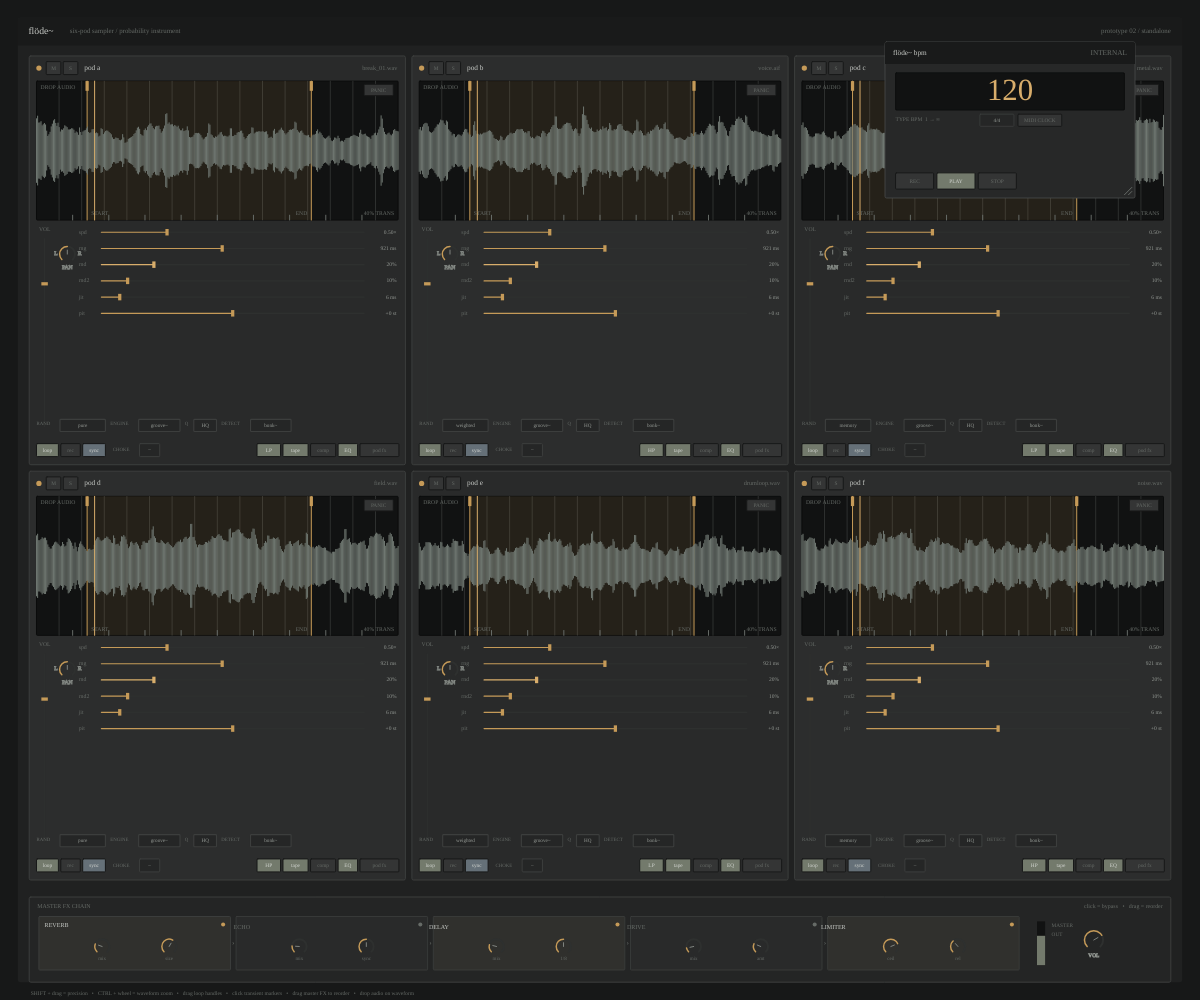
Frame 1 (no input)
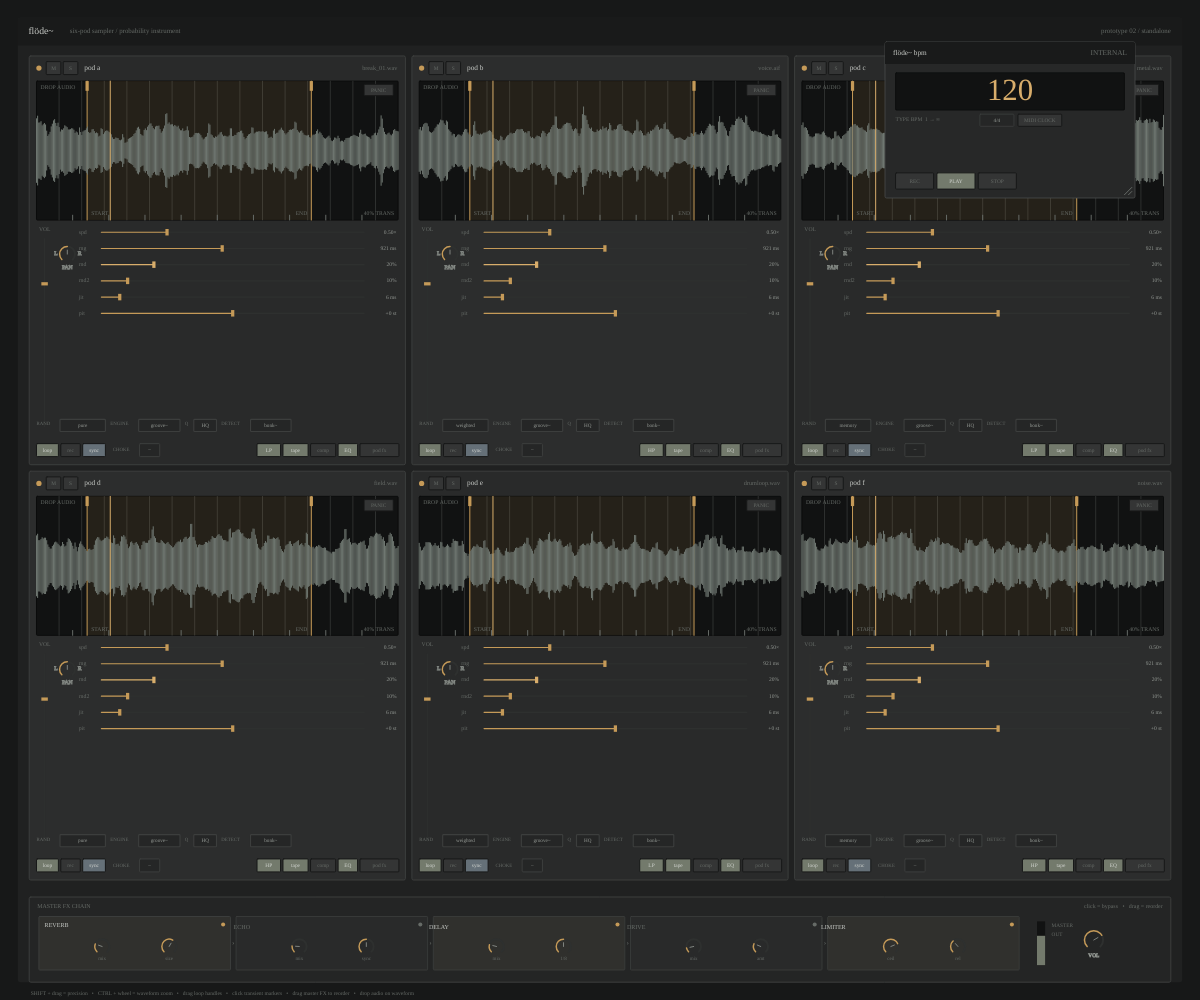
Frame 60 (no input)
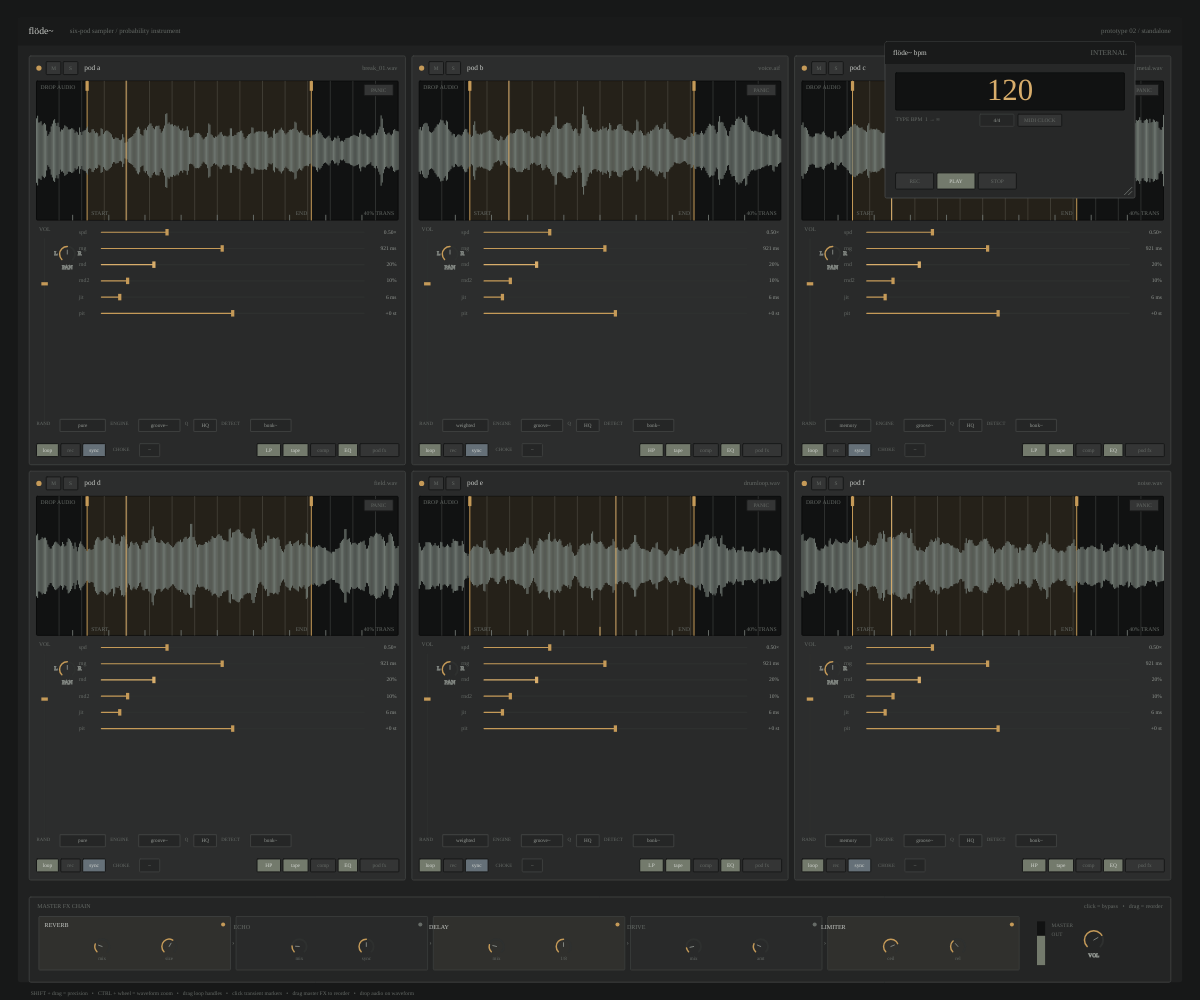
Frame 120 (the mouse pressed at the canvas centre since frame 60)

The p5.js sketch that drew these frames (run headless with seeded random() and noise() and a simulated clock; from frame 60 on, the mouse is pressed at the canvas centre):

// p5.js sketch
// ── sketch.js
// flöde~ — p5.js concept prototype
// UI/UX visual representation of the confirmed six-pod Max/MSP instrument.
// No DSP is implemented here; dropped audio is decoded only to draw real waveforms.

const C={
  bg:'#171818',app:'#202121',title:'#191a1a',pod:'#292a2a',pod2:'#2c2d2d',
  inset:'#111212',line:'#3c3e3d',line2:'#2e302f',text:'#c8cbc7',text2:'#949994',
  text3:'#666b67',amber:'#c59a58',amber2:'#d8ad6b',olive:'#737a6c',red:'#865e55',
  blue:'#657078',wave:'#adb5ae',waveDim:'#6f7771'
};
const TIMESIGS=['4/4','3/4','2/4','6/8','5/4','7/8','9/8','12/8','2/2','5/8'];
const RANDOM_MODES=['pure','weighted','memory'];
const ENGINES=['groove~','play~'];
const QUALITY=['HQ','LO'];
const DETECT=['bonk~','sigmund~'];
const CHOKES=['–','A','B','C','D','E'];

let pods=[], bpmWin, masterFX, cvs, uiScale=1, activeDrag=null;

function setup(){
  cvs=createCanvas(windowWidth,windowHeight);
  pixelDensity(Math.min(2,window.devicePixelRatio||1));
  textFont('Helvetica Neue, Helvetica, Arial, sans-serif');
  for(let i=0;i<6;i++) pods.push(new Pod(i));
  bpmWin=new BPMWindow();
  masterFX=new MasterFXChain();
  cvs.drop(handleDroppedFile);
}

function draw(){
  background(C.bg); computeScale(); drawMainWindow();
  pods.forEach(p=>{p.layout();p.draw();});
  masterFX.layout(); masterFX.draw();
  bpmWin.draw(); drawFooter();
}

function computeScale(){uiScale=constrain(Math.min(width/1480,height/900),.72,1.25)}
function S(v){return v*uiScale}

function drawMainWindow(){
  const x=S(22),y=S(22),w=width-S(44),h=height-S(44);
  noStroke();fill(C.app);rect(x,y,w,h,S(3));
  fill(C.title);rect(x,y,w,S(34),S(3),S(3),0,0);
  fill(C.text);textSize(S(12));textAlign(LEFT,CENTER);text('flöde~',x+S(13),y+S(17));
  fill(C.text3);textSize(S(8.5));text('six-pod sampler / probability instrument',x+S(64),y+S(17));
  textAlign(RIGHT,CENTER);text('prototype 02 / standalone',x+w-S(14),y+S(17));
  textAlign(LEFT,BASELINE);
}

class Pod{
  constructor(i){
    this.i=i; this.letter=String.fromCharCode(97+i);
    this.sampleName=['break_01.wav','voice.aif','metal.wav','field.wav','drumloop.wav','noise.wav'][i];
    this.mute=false;this.solo=false;this.loop=true;this.rec=false;this.sync=true;this.fxOpen=false;
    this.filterOn=true;this.filterMode=i%2?'HP':'LP';this.satOn=true;this.compOn=false;this.eqOn=true;
    this.randomMode=RANDOM_MODES[i%3];this.engine='groove~';this.quality='HQ';this.detect='bonk~';this.choke='–';
    this.values={vol:.76,pan:0,spd:.25,rng:.46,rnd:.20,rnd2:.10,jit:.07,pit:.50,trans:.40,
      fadeIn:.10,fadeOut:.10,filter:.58,sat:.26,comp:.20,eqLow:.5,eqMid:.5,eqHigh:.5};
    this.zoom=1;this.loopStart=.14;this.loopEnd=.76;this.playhead=.16;this.seed=900+i*101;
    this.wave=this.syntheticWave();this.actualWave=false;this.selectedTransient=-1;
  }
  syntheticWave(){
    randomSeed(this.seed);noiseSeed(this.seed);let a=[];
    for(let i=0;i<320;i++){
      let env=.2+.75*noise(i*.027+this.i*2.7), detail=.25+.75*noise(i*.19+this.i*9.2);
      let tr=(i%(19+(this.i%4)*5)<2)?1.35:1;a.push(constrain(env*detail*tr,.04,1));
    } return a;
  }
  layout(){
    const m=S(36),top=S(69),gap=S(8),masterH=S(116),totalW=width-m*2;
    this.w=(totalW-gap*2)/3; const bottomTop=height-S(22)-masterH;
    const avail=bottomTop-top-S(10); this.h=(avail-gap)/2;
    const col=this.i%3,row=floor(this.i/3); this.x=m+col*(this.w+gap);this.y=top+row*(this.h+gap);
  }
  draw(){
    fill(this.i%2?C.pod2:C.pod);stroke(C.line);strokeWeight(1);rect(this.x,this.y,this.w,this.h,S(2));
    this.header();this.waveform();this.mixer();this.core();this.modes();this.fxStrip();if(this.fxOpen)this.fxDrawer();
  }
  header(){
    let y=this.y+S(7);noStroke();fill(C.amber);circle(this.x+S(12),y+S(8),S(6.5));
    miniButton(this.x+S(21),y,S(18),S(16),'M',this.mute,C.red);
    miniButton(this.x+S(42),y,S(18),S(16),'S',this.solo,C.olive);
    fill(C.text);textSize(S(9));textAlign(LEFT,CENTER);text('pod '+this.letter,this.x+S(68),y+S(8));
    fill(C.text3);textSize(S(7.7));textAlign(RIGHT,CENTER);text(this.sampleName,this.x+this.w-S(10),y+S(8));
    textAlign(LEFT,BASELINE);
  }
  waveRect(){return{x:this.x+S(9),y:this.y+S(31),w:this.w-S(18),h:max(S(78),this.h*.34)}}
  waveform(){
    const r=this.waveRect();fill(C.inset);stroke('#0b0c0c');rect(r.x,r.y,r.w,r.h,S(1));
    stroke(C.line2);strokeWeight(1);let grid=this.sync?16:8;
    for(let i=1;i<grid;i++){let gx=r.x+i/grid*r.w;line(gx,r.y,gx,r.y+r.h)}
    noStroke();fill(197,154,88,28);let lx=r.x+this.loopStart*r.w,lw=(this.loopEnd-this.loopStart)*r.w;rect(lx,r.y,lw,r.h);
    stroke(C.amber);line(lx,r.y,lx,r.y+r.h);line(lx+lw,r.y,lx+lw,r.y+r.h);
    noStroke();fill(C.amber);rect(lx-S(2),r.y,S(4),S(12));rect(lx+lw-S(2),r.y,S(4),S(12));
    let mid=r.y+r.h/2;stroke(this.actualWave?C.wave:C.waveDim);
    for(let i=0;i<this.wave.length;i++){let xx=r.x+i/(this.wave.length-1)*r.w,amp=this.wave[i]*r.h*.42;line(xx,mid-amp,xx,mid+amp)}
    if(!this.mute){let speedNorm=map(this.values.spd,0,1,.35,2.4);this.playhead+=.00085*speedNorm*(this.sync?1:.91);if(this.playhead>this.loopEnd)this.playhead=this.loopStart}
    let ph=r.x+this.playhead*r.w;stroke(C.amber2);line(ph,r.y,ph,r.y+r.h);
    let markers=max(1,floor(2+this.values.trans*22));
    for(let i=1;i<markers;i++){let mx=r.x+i/markers*r.w;stroke(i===this.selectedTransient?C.amber2:C.text3);line(mx,r.y+r.h-S(i===this.selectedTransient?10:6),mx,r.y+r.h)}
    noStroke();fill(C.text3);textSize(S(7));textAlign(LEFT,TOP);text(this.actualWave?'FILE':'DROP AUDIO',r.x+S(5),r.y+S(4));
    textAlign(RIGHT,BOTTOM);text(round(this.values.trans*100)+'% TRANS',r.x+r.w-S(5),r.y+r.h-S(4));
    textAlign(LEFT,BOTTOM);text('START',lx+S(5),r.y+r.h-S(4));textAlign(RIGHT,BOTTOM);text('END',lx+lw-S(5),r.y+r.h-S(4));
    textAlign(LEFT,BASELINE);miniButton(r.x+r.w-S(42),r.y+S(4),S(36),S(14),'PANIC',false,C.red);
  }
  mixer(){
    const w=this.waveRect(),x=this.x+S(12),y=w.y+w.h+S(13),usable=this.h-(y-this.y)-S(57);
    fill(C.text3);noStroke();textSize(S(7));text('VOL',x,y);
    let sx=x+S(7),sy=y+S(10),sh=max(S(48),usable);stroke(C.line2);line(sx,sy,sx,sy+sh);
    let hy=sy+sh*(1-this.values.vol);noStroke();fill(C.amber);rect(sx-S(4),hy-S(2),S(8),S(4));
    let kx=x+S(35),ky=sy+S(19);drawKnob(kx,ky,S(19),this.values.pan,-1,1);
    fill(C.text3);textSize(S(7));textAlign(CENTER,TOP);text('PAN',kx,ky+S(13));textAlign(LEFT,BASELINE);
    fill(C.text3);text('L',kx-S(16),ky+S(1));text('R',kx+S(13),ky+S(1));
  }
  core(){
    const w=this.waveRect(),x=this.x+S(61),y=w.y+w.h+S(12),labelW=S(28),cw=this.w-(x-this.x)-S(11),row=S(20);
    const data=[['spd','spd',speedLabel(this.values.spd)],['rng','rng',round(map(this.values.rng,0,1,1,2000))+' ms'],
      ['rnd','rnd',round(this.values.rnd*100)+'%'],['rnd2','rnd2',round(this.values.rnd2*100)+'%'],
      ['jit','jit',round(map(this.values.jit,0,1,0,80))+' ms'],['pit','pit',pitchLabel(this.values.pit)]];
    for(let i=0;i<data.length;i++){let yy=y+i*row;if(yy>this.y+this.h-S(62))break;
      fill(C.text3);noStroke();textSize(S(7.2));textAlign(LEFT,CENTER);text(data[i][0],x,yy+S(3));
      drawSlider(x+labelW,yy,cw-labelW-S(40),this.values[data[i][1]],data[i][1]==='rnd');
      fill(C.text2);textAlign(RIGHT,CENTER);textSize(S(6.8));text(data[i][2],x+cw,yy+S(3));}
    textAlign(LEFT,BASELINE);
  }
  modes(){
    let y=this.y+this.h-S(50),x=this.x+S(9);tinyLabel(x,y,'RAND');cycleBox(x+S(29),y-S(6),S(56),S(15),this.randomMode);
    tinyLabel(x+S(91),y,'ENGINE');cycleBox(x+S(126),y-S(6),S(51),S(15),this.engine);
    tinyLabel(x+S(183),y,'Q');cycleBox(x+S(194),y-S(6),S(28),S(15),this.quality);
    let dx=x+S(228);if(dx+S(95)<this.x+this.w-S(8)){tinyLabel(dx,y,'DETECT');cycleBox(dx+S(36),y-S(6),S(50),S(15),this.detect)}
  }
  fxStrip(){
    let y=this.y+this.h-S(26),x=this.x+S(9);miniButton(x,y,S(27),S(16),'loop',this.loop,C.olive);
    miniButton(x+S(30),y,S(24),S(16),'rec',this.rec,C.red);miniButton(x+S(57),y,S(28),S(16),this.sync?'sync':'free',this.sync,C.blue);
    tinyLabel(x+S(94),y+S(8),'CHOKE');cycleBox(x+S(127),y,S(25),S(16),this.choke);
    let fxX=this.x+this.w-S(183);miniButton(fxX,y,S(29),S(16),this.filterMode,this.filterOn,C.olive);
    miniButton(fxX+S(32),y,S(31),S(16),'tape',this.satOn,C.olive);miniButton(fxX+S(66),y,S(31),S(16),'comp',this.compOn,C.olive);
    miniButton(fxX+S(100),y,S(24),S(16),'EQ',this.eqOn,C.olive);miniButton(fxX+S(127),y,S(48),S(16),this.fxOpen?'close fx':'pod fx',this.fxOpen,C.amber);
  }
  fxDrawer(){
    let x=this.x+S(7),y=this.y+this.h-S(110),w=this.w-S(14),h=S(78);
    fill('#212222');stroke(C.line);rect(x,y,w,h,S(1));
    fill(C.text3);noStroke();textSize(S(6.2));textAlign(LEFT,CENTER);text('POD FX',x+S(7),y+S(10));

    // One continuous hardware-style strip, not separate cards.
    stroke(C.line2);line(x+S(7),y+S(18),x+w-S(7),y+S(18));
    let names=[['CUT',this.values.filter],['TAPE',this.values.sat],['COMP',this.values.comp],['LOW',this.values.eqLow],['MID',this.values.eqMid],['HIGH',this.values.eqHigh]];
    for(let i=0;i<names.length;i++){
      let cx=x+S(31)+i*((w-S(62))/5);
      drawKnob(cx,y+S(42),S(21),names[i][1],0,1);
      fill(C.text3);noStroke();textSize(S(6.1));textAlign(CENTER,TOP);text(names[i][0],cx,y+S(56));
      if(i<names.length-1){stroke(C.line2);line(cx+(w-S(62))/10,y+S(25),cx+(w-S(62))/10,y+h-S(8))}
    }
    textAlign(LEFT,BASELINE);
  }
  press(mx,my){
    let hy=this.y+S(7);if(hit(mx,my,this.x+S(21),hy,S(18),S(16))){this.mute=!this.mute;return true}
    if(hit(mx,my,this.x+S(42),hy,S(18),S(16))){this.solo=!this.solo;return true}
    const w=this.waveRect();if(hit(mx,my,w.x,w.y,w.w,w.h)){
      if(hit(mx,my,w.x+w.w-S(46),w.y+S(1),S(44),S(18))){this.panic();return true}
      const ls=w.x+this.loopStart*w.w, le=w.x+this.loopEnd*w.w;
      if(abs(mx-ls)<S(8)){activeDrag={type:'loopStart',pod:this};return true}
      if(abs(mx-le)<S(8)){activeDrag={type:'loopEnd',pod:this};return true}

      const markers=max(1,floor(2+this.values.trans*22));
      let nearest=-1,nearestD=999999;
      for(let i=1;i<markers;i++){let tx=w.x+i/markers*w.w,d=abs(mx-tx);if(d<nearestD){nearest=i;nearestD=d}}
      if(nearestD<S(7)){this.selectedTransient=nearest;this.playhead=nearest/markers;return true}

      this.selectedTransient=-1;
      this.playhead=constrain((mx-w.x)/w.w,0,1);return true}
    const cx=this.x+S(61),cy=w.y+w.h+S(12),row=S(20),labelW=S(28),cw=this.w-(cx-this.x)-S(11),keys=['spd','rng','rnd','rnd2','jit','pit'];
    for(let i=0;i<keys.length;i++){let sx=cx+labelW,sy=cy+i*row,sw=cw-labelW-S(40);if(hit(mx,my,sx,sy-S(5),sw,S(12))){activeDrag={type:'slider',pod:this,key:keys[i],x:sx,w:sw,startMouse:mx,startVal:this.values[keys[i]]};this.dragSlider(mx);return true}}
    const mixX=this.x+S(12),mixY=w.y+w.h+S(13),sy=mixY+S(10),sh=max(S(48),this.h-(mixY-this.y)-S(57));
    if(hit(mx,my,mixX,sy-S(5),S(18),sh+S(10))){activeDrag={type:'vol',pod:this,y:sy,h:sh,startMouse:my,startVal:this.values.vol};this.dragVol(my);return true}
    if(dist(mx,my,mixX+S(35),sy+S(19))<S(18)){activeDrag={type:'pan',pod:this,startMouse:my,startVal:this.values.pan};return true}
    let my0=this.y+this.h-S(56),mx0=this.x+S(9);if(hit(mx,my,mx0+S(29),my0,S(56),S(18))){this.randomMode=nextIn(RANDOM_MODES,this.randomMode);return true}
    if(hit(mx,my,mx0+S(126),my0,S(51),S(18))){this.engine=nextIn(ENGINES,this.engine);return true}
    if(hit(mx,my,mx0+S(194),my0,S(28),S(18))){this.quality=nextIn(QUALITY,this.quality);return true}
    let dx=mx0+S(228);if(hit(mx,my,dx+S(36),my0,S(50),S(18))){this.detect=nextIn(DETECT,this.detect);return true}
    let by=this.y+this.h-S(26),bx=this.x+S(9);if(hit(mx,my,bx,by,S(27),S(16))){this.loop=!this.loop;return true}
    if(hit(mx,my,bx+S(30),by,S(24),S(16))){this.rec=!this.rec;return true}
    if(hit(mx,my,bx+S(57),by,S(28),S(16))){this.sync=!this.sync;return true}
    if(hit(mx,my,bx+S(127),by,S(25),S(16))){this.choke=nextIn(CHOKES,this.choke);return true}
    let fxX=this.x+this.w-S(183);if(hit(mx,my,fxX,by,S(29),S(16))){this.filterMode=this.filterMode==='LP'?'HP':'LP';this.filterOn=true;return true}
    if(hit(mx,my,fxX+S(32),by,S(31),S(16))){this.satOn=!this.satOn;return true}
    if(hit(mx,my,fxX+S(66),by,S(31),S(16))){this.compOn=!this.compOn;return true}
    if(hit(mx,my,fxX+S(100),by,S(24),S(16))){this.eqOn=!this.eqOn;return true}
    if(hit(mx,my,fxX+S(127),by,S(48),S(16))){this.fxOpen=!this.fxOpen;return true}
    return false;
  }
  dragSlider(mx){let d=activeDrag;if(!d||d.pod!==this)return;let precision=keyIsDown(SHIFT);this.values[d.key]=precision?constrain(d.startVal+(mx-d.startMouse)/d.w*.15,0,1):constrain((mx-d.x)/d.w,0,1)}
  dragVol(my){let d=activeDrag;if(!d||d.pod!==this)return;let precision=keyIsDown(SHIFT);this.values.vol=precision?constrain(d.startVal+(d.startMouse-my)/d.h*.15,0,1):constrain(1-(my-d.y)/d.h,0,1)}
  drag(mx,my){
    let d=activeDrag;if(!d||d.pod!==this)return;
    if(d.type==='slider')this.dragSlider(mx);
    if(d.type==='vol')this.dragVol(my);
    if(d.type==='pan'){let precision=keyIsDown(SHIFT),sens=precision?.002:.01;this.values.pan=constrain(d.startVal+(d.startMouse-my)*sens,-1,1)}
    if(d.type==='loopStart'){let r=this.waveRect();this.loopStart=constrain((mx-r.x)/r.w,0,this.loopEnd-.01);this.playhead=max(this.playhead,this.loopStart)}
    if(d.type==='loopEnd'){let r=this.waveRect();this.loopEnd=constrain((mx-r.x)/r.w,this.loopStart+.01,1);this.playhead=min(this.playhead,this.loopEnd)}
  }
  panic(){this.loop=true;this.filterOn=this.satOn=this.compOn=this.eqOn=false;this.values.filter=.5;this.values.sat=0;this.values.comp=0;this.values.eqLow=this.values.eqMid=this.values.eqHigh=.5;this.playhead=constrain(ceil(this.playhead*16)/16,this.loopStart,this.loopEnd)}
  zoomWave(delta){this.zoom=constrain(this.zoom*(delta<0?1.13:.885),.5,12)}
}

class BPMWindow{
  constructor(){this.x=width-S(315);this.y=S(42);this.w=S(250);this.h=S(156);this.bpm='120';this.play=true;this.rec=false;this.external=false;this.timesig='4/4';this.editing=false;this.dragging=false;this.resizing=false}
  draw(){
    this.w=max(S(190),this.w);this.h=max(S(142),this.h);fill('#272828');stroke('#4a4c4b');rect(this.x,this.y,this.w,this.h,S(2));
    fill(C.title);noStroke();rect(this.x,this.y,this.w,S(27),S(2),S(2),0,0);fill(C.text);textSize(S(9));textAlign(LEFT,CENTER);text('flöde~ bpm',this.x+S(10),this.y+S(13.5));
    fill(C.text3);textAlign(RIGHT,CENTER);text(this.external?'EXT MIDI':'INTERNAL',this.x+this.w-S(10),this.y+S(13.5));
    let nx=this.x+S(13),ny=this.y+S(38),nw=this.w-S(26),nh=S(46);fill(C.inset);stroke('#0c0d0d');rect(nx,ny,nw,nh,S(1));
    fill(C.amber2);noStroke();textAlign(CENTER,CENTER);textSize(constrain(this.w*.125,S(23),S(38)));text(this.editing&&this.bpm===''?'|':this.bpm,nx+nw/2,ny+nh/2+S(1));
    fill(C.text3);textSize(S(6.8));textAlign(LEFT,CENTER);text('TYPE BPM  1 → ∞',nx,ny+nh+S(12));cycleBox(nx+S(104),ny+nh+S(5),S(42),S(15),this.timesig);miniButton(nx+S(151),ny+nh+S(5),S(54),S(15),'MIDI CLOCK',this.external,C.blue);
    let by=this.y+this.h-S(31);miniButton(this.x+S(13),by,S(47),S(20),'REC',this.rec,C.red);miniButton(this.x+S(64),by,S(47),S(20),'PLAY',this.play,C.olive);miniButton(this.x+S(115),by,S(47),S(20),'STOP',!this.play,C.red);
    stroke(C.text3);line(this.x+this.w-S(13),this.y+this.h-S(4),this.x+this.w-S(4),this.y+this.h-S(13));line(this.x+this.w-S(8),this.y+this.h-S(4),this.x+this.w-S(4),this.y+this.h-S(8));textAlign(LEFT,BASELINE);
  }
  press(mx,my){
    if(dist(mx,my,this.x+this.w,this.y+this.h)<S(20)){this.resizing=true;return true}
    if(hit(mx,my,this.x,this.y,this.w,S(27))){this.dragging=true;this.dx=mx-this.x;this.dy=my-this.y;return true}
    let nx=this.x+S(13),ny=this.y+S(38),nw=this.w-S(26),nh=S(46);if(hit(mx,my,nx,ny,nw,nh)){this.editing=true;this.bpm='';return true}
    if(hit(mx,my,nx+S(104),ny+nh+S(5),S(42),S(15))){this.timesig=nextIn(TIMESIGS,this.timesig);return true}
    if(hit(mx,my,nx+S(151),ny+nh+S(5),S(54),S(15))){this.external=!this.external;return true}
    let by=this.y+this.h-S(31);if(hit(mx,my,this.x+S(13),by,S(47),S(20))){this.rec=!this.rec;return true}
    if(hit(mx,my,this.x+S(64),by,S(47),S(20))){this.play=true;return true}
    if(hit(mx,my,this.x+S(115),by,S(47),S(20))){this.play=false;return true}return false;
  }
  drag(mx,my){if(this.dragging){this.x=mx-this.dx;this.y=my-this.dy}if(this.resizing){this.w=max(S(190),mx-this.x);this.h=max(S(142),my-this.y)}}
  release(){this.dragging=false;this.resizing=false}
}

class MasterFXChain{
  constructor(){this.modules=[
    {name:'REVERB',on:true,a:'mix',av:.24,b:'size',bv:.61},{name:'ECHO',on:false,a:'mix',av:.18,b:'sync',bv:.5},
    {name:'DELAY',on:true,a:'mix',av:.22,b:'1/8',bv:.5},{name:'DRIVE',on:false,a:'mix',av:.12,b:'amt',bv:.25},{name:'LIMITER',on:true,a:'ceil',av:.75,b:'rel',bv:.35}
  ];this.dragIndex=-1;this.dragX=0;this.dragging=false}
  layout(){this.x=S(36);this.h=S(105);this.y=height-S(22)-this.h;this.w=width-S(72)}
  draw(){
    fill('#242525');stroke(C.line);rect(this.x,this.y,this.w,this.h,S(2));fill(C.text3);noStroke();textSize(S(7.3));text('MASTER FX CHAIN',this.x+S(10),this.y+S(14));
    textAlign(RIGHT,BASELINE);text('click = bypass   •   drag = reorder',this.x+this.w-S(10),this.y+S(14));textAlign(LEFT,BASELINE);
    let sx=this.x+S(12),yy=this.y+S(24),gap=S(7),transportW=S(175),avail=this.w-S(24)-transportW,mw=(avail-gap*4)/5;
    for(let i=0;i<this.modules.length;i++){
      let mx=sx+i*(mw+gap);
      this.module(this.modules[i],mx,yy,mw,S(66),i===this.dragIndex&&this.dragging);
      if(i<this.modules.length-1){fill(C.text3);noStroke();textSize(S(9));textAlign(CENTER,CENTER);text('›',mx+mw+gap/2,yy+S(33))}
    }
    textAlign(LEFT,BASELINE);
    let tx=this.x+this.w-transportW+S(10);drawVerticalMeter(tx,this.y+S(30),S(10),S(54),.67);fill(C.text3);noStroke();textSize(S(6.5));text('MASTER',tx+S(18),this.y+S(37));text('OUT',tx+S(18),this.y+S(48));drawKnob(tx+S(70),this.y+S(53),S(23),.72,0,1);textAlign(CENTER,TOP);text('VOL',tx+S(70),this.y+S(69));textAlign(LEFT,BASELINE)
  }
  module(m,x,y,w,h,dragging=false){fill(dragging?'#393832':(m.on?'#30302d':'#292a2a'));stroke(C.line);rect(x,y,w,h,S(1));noStroke();fill(m.on?C.text:C.text3);textSize(S(7.5));text(m.name,x+S(7),y+S(13));fill(m.on?C.amber:C.text3);circle(x+w-S(9),y+S(10),S(5));drawKnob(x+w*.33,y+S(37),S(18),m.av,0,1);drawKnob(x+w*.68,y+S(37),S(18),m.bv,0,1);fill(C.text3);noStroke();textSize(S(6.2));textAlign(CENTER,TOP);text(m.a,x+w*.33,y+S(49));text(m.b,x+w*.68,y+S(49));textAlign(LEFT,BASELINE)}
  press(mx,my){
    let sx=this.x+S(12),yy=this.y+S(24),gap=S(7),transportW=S(175),avail=this.w-S(24)-transportW,mw=(avail-gap*4)/5;
    for(let i=0;i<this.modules.length;i++){
      let x=sx+i*(mw+gap);
      if(hit(mx,my,x,yy,mw,S(66))){
        this.dragIndex=i;this.dragX=mx;this.dragging=true;
        activeDrag={type:'masterFX',master:this,startX:mx,startIndex:i,mw:mw,gap:gap,sx:sx};
        return true;
      }
    }
    return false
  }
  drag(mx,my){
    if(!this.dragging||this.dragIndex<0)return;
    let d=activeDrag;if(!d||d.type!=='masterFX')return;
    let center=(mx-d.sx)/(d.mw+d.gap);
    let target=constrain(round(center-.5),0,this.modules.length-1);
    if(target!==this.dragIndex){
      let item=this.modules.splice(this.dragIndex,1)[0];
      this.modules.splice(target,0,item);
      this.dragIndex=target;
    }
  }
  release(mx,my){
    if(!this.dragging)return;
    // A near-stationary click toggles bypass; a real drag only reorders.
    let d=activeDrag;
    if(d&&d.type==='masterFX'&&abs(mx-d.startX)<S(5)&&this.dragIndex>=0){
      this.modules[this.dragIndex].on=!this.modules[this.dragIndex].on;
    }
    this.dragging=false;this.dragIndex=-1;
  }
}

function mousePressed(){if(bpmWin.press(mouseX,mouseY))return;for(const p of pods)if(p.press(mouseX,mouseY))return;masterFX.press(mouseX,mouseY)}
function mouseDragged(){bpmWin.drag(mouseX,mouseY);if(activeDrag?.pod)activeDrag.pod.drag(mouseX,mouseY);if(activeDrag?.type==='masterFX')masterFX.drag(mouseX,mouseY)}
function mouseReleased(){bpmWin.release();masterFX.release(mouseX,mouseY);activeDrag=null}
function mouseWheel(e){if(keyIsDown(CONTROL)){for(const p of pods){let r=p.waveRect();if(hit(mouseX,mouseY,r.x,r.y,r.w,r.h)){p.zoomWave(e.delta);return false}}}}
function keyTyped(){if(bpmWin.editing&&key>='0'&&key<='9'){bpmWin.bpm+=key;return false}}
function keyPressed(){if(bpmWin.editing){if(keyCode===BACKSPACE){bpmWin.bpm=bpmWin.bpm.slice(0,-1);return false}if(keyCode===ENTER){let n=parseInt(bpmWin.bpm,10);bpmWin.bpm=String(Number.isFinite(n)?max(1,n):120);bpmWin.editing=false;return false}if(keyCode===ESCAPE){if(bpmWin.bpm==='')bpmWin.bpm='120';bpmWin.editing=false;return false}}}
function windowResized(){resizeCanvas(windowWidth,windowHeight)}

function handleDroppedFile(file){let target=null;for(const p of pods){let r=p.waveRect();if(hit(mouseX,mouseY,r.x,r.y,r.w,r.h)){target=p;break}}if(!target)return;if(file.type!=='audio'){target.sampleName='not_audio';return}target.sampleName=file.name||'audio';decodeWave(file.file,target)}
function decodeWave(blob,pod){let reader=new FileReader();reader.onload=async e=>{try{let ctx=new(window.AudioContext||window.webkitAudioContext)(),buf=await ctx.decodeAudioData(e.target.result.slice(0)),data=buf.getChannelData(0),bins=320,step=max(1,floor(data.length/bins)),arr=[];for(let i=0;i<bins;i++){let peak=0,start=i*step,end=min(data.length,start+step);for(let j=start;j<end;j++)peak=max(peak,abs(data[j]));arr.push(constrain(peak,.01,1))}pod.wave=arr;pod.actualWave=true;ctx.close()}catch(err){console.warn(err)}};reader.readAsArrayBuffer(blob)}

function drawSlider(x,y,w,v,accent=false){stroke(C.line2);strokeWeight(S(1.4));line(x,y+S(3),x+w,y+S(3));stroke(accent?C.amber2:C.amber);line(x,y+S(3),x+w*v,y+S(3));noStroke();fill(accent?C.amber2:C.amber);rect(x+w*v-S(2),y-S(1),S(4),S(8))}
function drawKnob(x,y,d,value,min,max){let n=constrain(map(value,min,max,0,1),0,1);noFill();stroke(C.line2);strokeWeight(S(2.5));arc(x,y,d,d,radians(135),radians(405));stroke(C.amber);strokeWeight(S(1.8));arc(x,y,d,d,radians(135),lerp(radians(135),radians(405),n));let a=lerp(radians(135),radians(405),n);stroke(C.text2);strokeWeight(S(1));line(x,y,x+cos(a)*d*.26,y+sin(a)*d*.26)}
function drawVerticalMeter(x,y,w,h,v){fill(C.inset);noStroke();rect(x,y,w,h);fill(C.olive);rect(x,y+h*(1-v),w,h*v)}
function miniButton(x,y,w,h,label,active,col=C.olive){fill(active?col:'#343535');stroke('#171818');strokeWeight(1);rect(x,y,w,h,S(1));fill(active?'#d4d7d2':C.text3);noStroke();textAlign(CENTER,CENTER);textSize(S(6.6));text(label,x+w/2,y+h/2+S(.2));textAlign(LEFT,BASELINE)}
function cycleBox(x,y,w,h,label){fill('#252626');stroke(C.line);rect(x,y,w,h,S(1));fill(C.text2);noStroke();textAlign(CENTER,CENTER);textSize(S(6.4));let t=String(label);if(t.length>9)t=t.slice(0,9);text(t,x+w/2,y+h/2);textAlign(LEFT,BASELINE)}
function tinyLabel(x,y,label){fill(C.text3);noStroke();textSize(S(6));textAlign(LEFT,CENTER);text(label,x,y);textAlign(LEFT,BASELINE)}
function drawFooter(){fill(C.text3);noStroke();textSize(S(6.8));textAlign(LEFT,BOTTOM);text('SHIFT + drag = precision   •   CTRL + wheel = waveform zoom   •   drag loop handles   •   click transient markers   •   drag master FX to reorder   •   drop audio on waveform',S(38),height-S(5));textAlign(LEFT,BASELINE)}
function hit(mx,my,x,y,w,h){return mx>=x&&mx<=x+w&&my>=y&&my<=y+h}
function nextIn(arr,current){return arr[(arr.indexOf(current)+1)%arr.length]}
function speedLabel(v){let r=.25*Math.pow(16,v);return r.toFixed(r<1?2:1)+'×'}
function pitchLabel(v){let s=Math.round(map(v,0,1,-24,24));return (s>=0?'+':'')+s+' st'}
